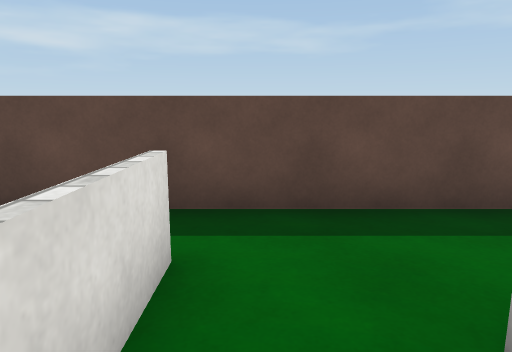
[1] (above)

12 first-person views from a walk through a 3-D level made in the Unity game engine. The camera is 1.3 m above the floor, tilts 10° down and sees 70° across. The floor is counted in squares, 1 m on a side. Each view is taken from the middle of a square. On the plan, view 1 faces up. The plan holds only what a view shows up to about 15 squares ahead; the rest is blank. Surface patterns are stand-ins for the level's own textures.

[2]
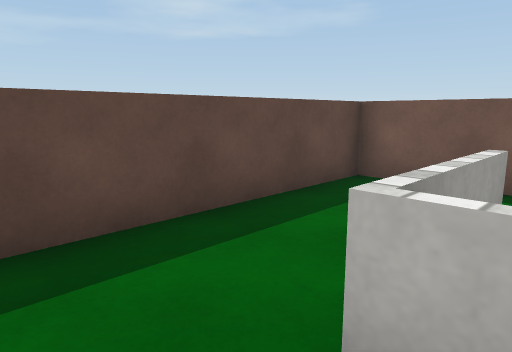

[3]
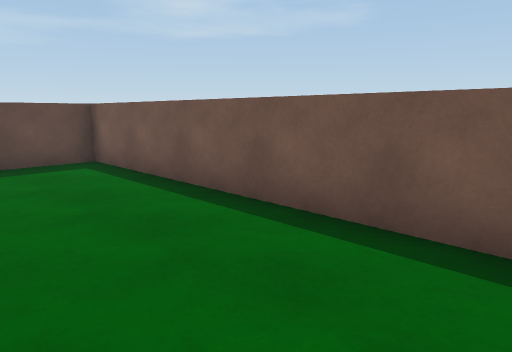

[4]
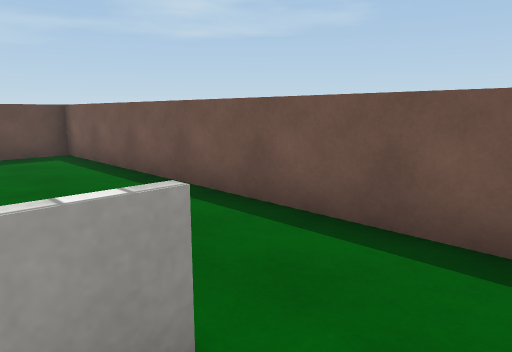

[5]
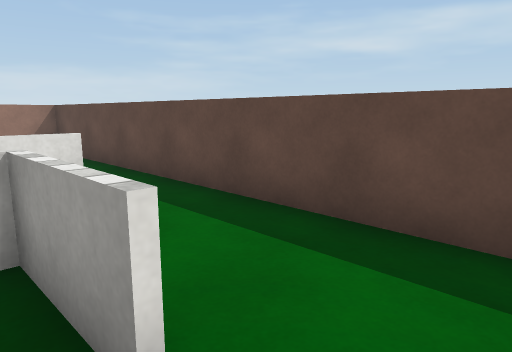

[6]
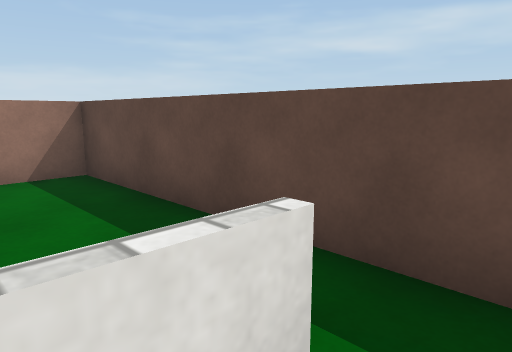

[7]
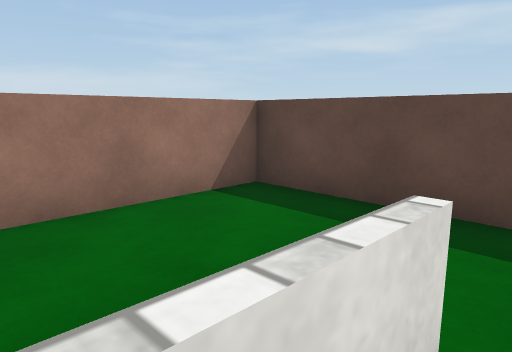

[8]
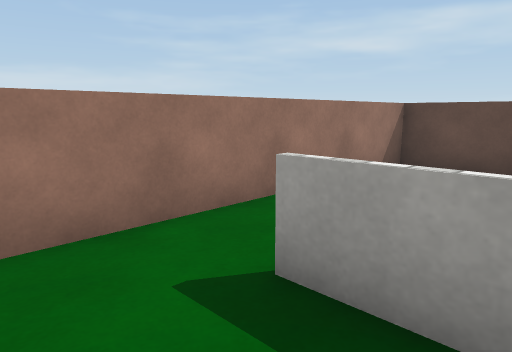

[9]
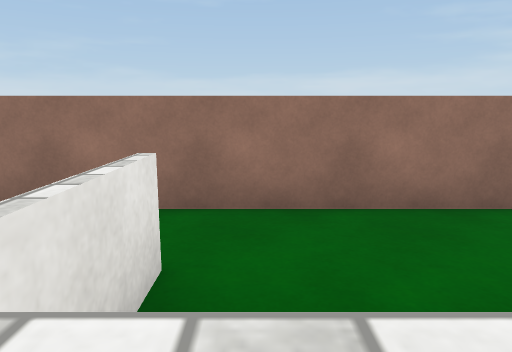

[10]
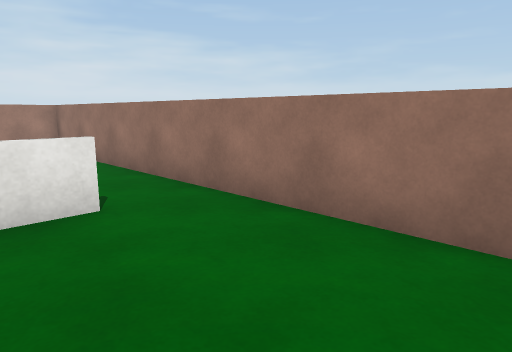

[11]
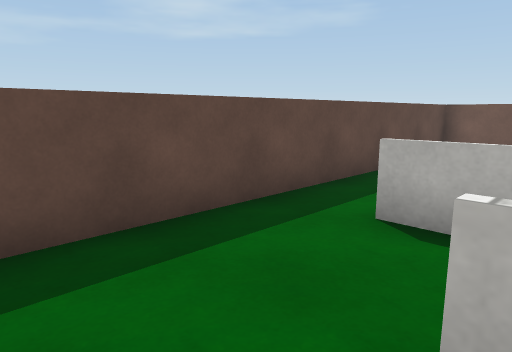

[12]
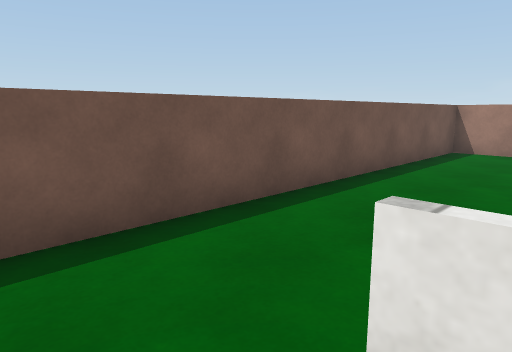

### Floor plan
Key: @ floor where view 1 was taken; # wall or solid block; . floor; = window, fence, low wall or low ledge; ^ raised ledge.
Columns run from 8 left of view 1 to 7 right of it. Each row starts with its distance up from view 1.
  5 ################
  4 #..............#
  3 #......=.......#
  2 #......=.===...#
  1 #...=. =.=.....#
  0 #...=.  @   ...#
 -1 #...=.      ...#
 -2 #.===      ....#
 -3 #...       ....#
 -4 #.. .       ...#
 -5 #.         ....#
 -6 #.         ==..#
 -7 #          . ..#
 -8 #            ..#
 -9 #            ..#
-10 ^^^          ^^^

Where each view was taken, in squares from view 1:
view 1: 0 up, 0 right, facing up
view 2: 1 up, 0 right, facing up-right
view 3: 5 down, 3 right, facing up-right
view 4: 7 down, 3 right, facing up-right
view 5: 1 up, 5 right, facing up-left
view 6: 2 up, 0 right, facing up-left
view 7: 0 up, 3 left, facing up-left
view 8: 4 down, 4 left, facing up-left
view 9: 1 down, 3 left, facing left
view 10: 3 up, 4 left, facing down-left
view 11: 1 up, 5 left, facing up-right
view 12: 3 up, 3 right, facing down-right
